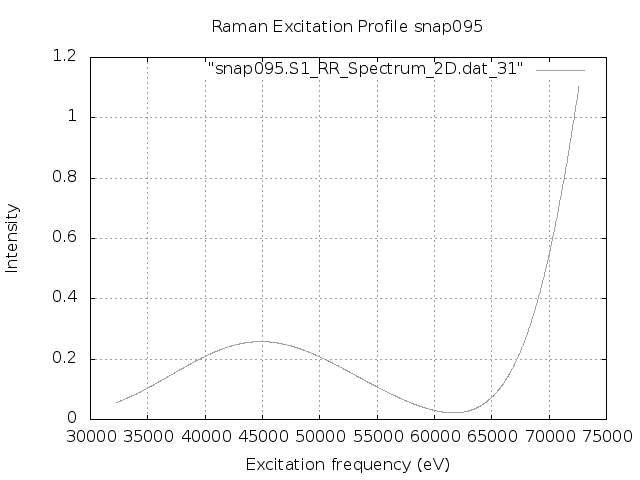

Write gnuplot code to recreate this figure.
set terminal png
set output "snap095.S1.REP_frozen.png"
set xlabel 'Excitation frequency (eV)'
set ylabel 'Intensity'
set title "Raman Excitation Profile snap095"
set grid
set autoscale
plot "snap095.S1_RR_Spectrum_2D.dat_31" with lines lc "blue"
exit
